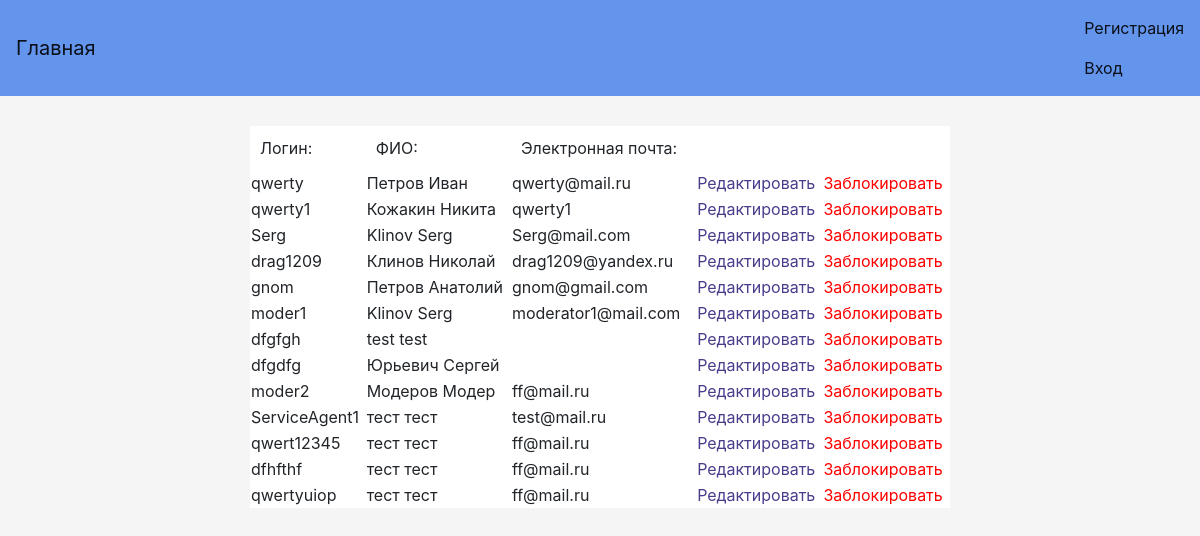
The page /blockadmin on the database as committed earlier.
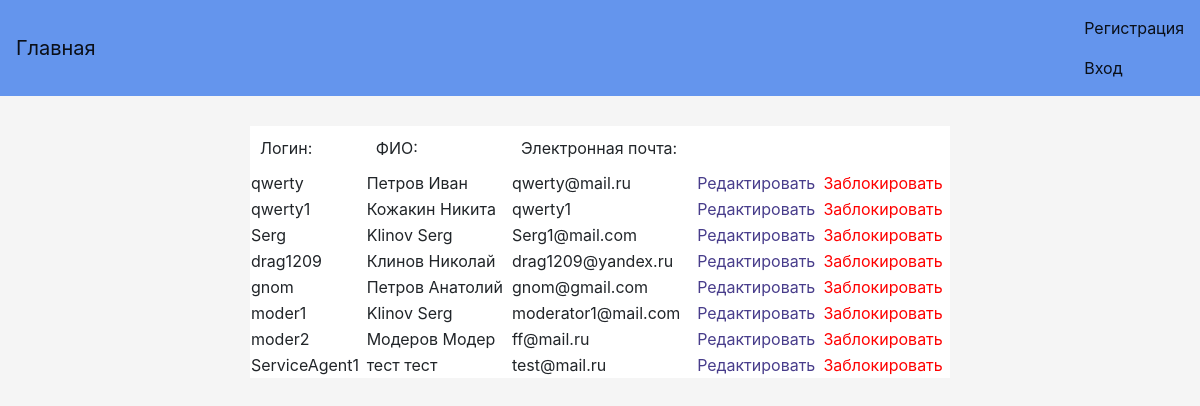
The same page on the database as committed later.
### TOFI/models.py (models this page shows, shortened)
class MyUser(AbstractBaseUser):
    username = models.CharField(verbose_name='Логин', max_length=50, unique=True)
    password = models.CharField(verbose_name='Пароль', max_length=50)
    name = models.CharField(verbose_name='Имя', max_length=50)
    surname = models.CharField(verbose_name='Фамилия', max_length=50)
    last_name = models.CharField(verbose_name='Отчество', max_length=50)
    age = models.IntegerField(verbose_name='Возраст')
    passport_id = models.CharField(verbose_name='Номер паспорта', max_length=50)
    phone = models.CharField(verbose_name='Телефон', max_length=50)
    address = models.CharField(verbose_name='Адрес', max_length=50)
    email = models.CharField(verbose_name='Электронная почта', max_length=50, unique=True)
    taxpayer_account_number = models.IntegerField(verbose_name='УНН', null=True)
    license_field = models.CharField(verbose_name='Лицензия', max_length=50, null=True)
    ie = models.BooleanField(verbose_name='ИП', default=False)
    balance = models.FloatField(verbose_name='', default=0)
    user_card_id = models.ManyToManyField(UserCard, default=None)
    objects = MyUserManager()
    USERNAME_FIELD = 'username'
    REQUIRED_FIELDS = ['name', 'surname', 'last_name', 'age', 'passport_id', 'phone', 'address', 'email', 'ie']
    is_active = models.BooleanField(default=True)
    reason_block = models.CharField(max_length=100, null=True)
    is_admin = models.BooleanField(default=False)
    is_moder = models.BooleanField(default=False)
    wrong_password_number = models.IntegerField(default=0)

### TOFI/viewAdmin.py (the view)
# urls.py: url(r'blockadmin', viewAdmin.blocked_accounts, name='BlockAccounts'),
def blocked_accounts(request):
    blocked_accounts = models.MyUser.objects.all().exclude(is_admin=True)
    return render(request, 'Admin/BlockedAccounts.html', {'blocked_accounts': blocked_accounts})

### TOFI/templates/Admin/BlockedAccounts.html (shortened to what this page needs)
{% extends "base.html" %}
{% block content %}
    <table class="center">
        <tr class="padding">
            <td class="padding">Логин:</td>
            <td class="padding">ФИО:</td>
            <td class="padding">Электронная почта:</td>
        </tr>
        {% for blc in blocked_accounts %}
            <tr class="padding">
                <td>{{ blc.username }}</td>
                <td>{{ blc.surname }} {{ blc.name }}</td>
                <td>{{ blc.email }}</td>
                <td>
                    <a href="edituseradmin/{{ blc.id }}">Редактировать</a>
                </td>
                {% if blc.is_active %}
                    <td>
                        <a href="createblock/{{ blc.id }}"><font color="red">Заблокировать</font></a>
                    </td>
                {% else %}
                    <td>
                        <a href="deleteblock/{{ blc.id }}"><font color="#adff2f">Разблокировать</font></a>
                    </td>
                {% endif %}
            </tr>
        {% endfor %}
    </table>
{% endblock %}

Rows that differ between the two databases and show on the page:
removed MyUser: username "dfgfgh", surname "test", name "test"
removed MyUser: username "dfgdfg", surname "Юрьевич", name "Сергей"
removed MyUser: username "qwert12345", surname "тест", name "тест", email "ff@mail.ru"
removed MyUser: username "dfhfthf", surname "тест", name "тест", email "ff@mail.ru"
removed MyUser: username "qwertyuiop", surname "тест", name "тест", email "ff@mail.ru"
changed MyUser: email "Serg@mail.com" → "Serg1@mail.com"
